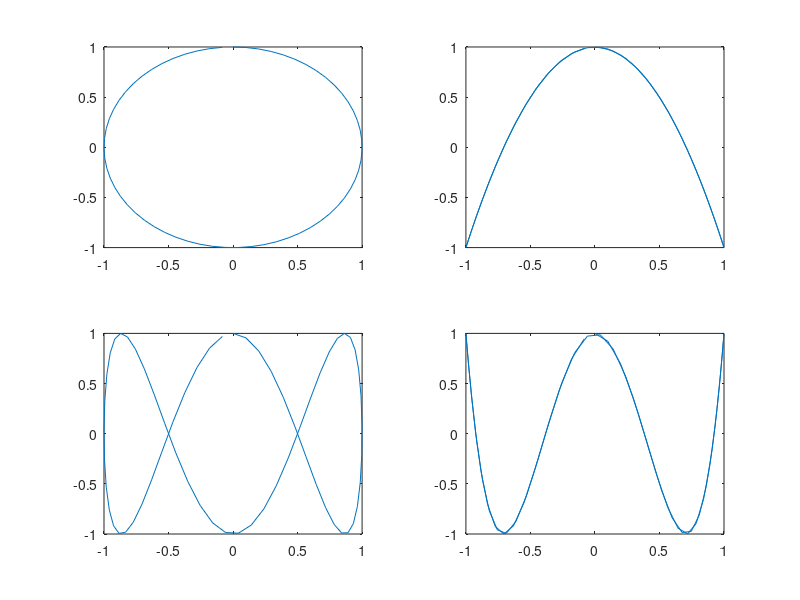

This figure's MATLAB source:
t = 0:0.1:2*pi;
subplot (2,2,1),plot(sin(t),cos(t))
subplot (2,2,2),plot(sin(t),cos(2*t))
subplot (2,2,3),plot(sin(t),cos(3*t))
subplot (2,2,4),plot(sin(t),cos(4*t))
